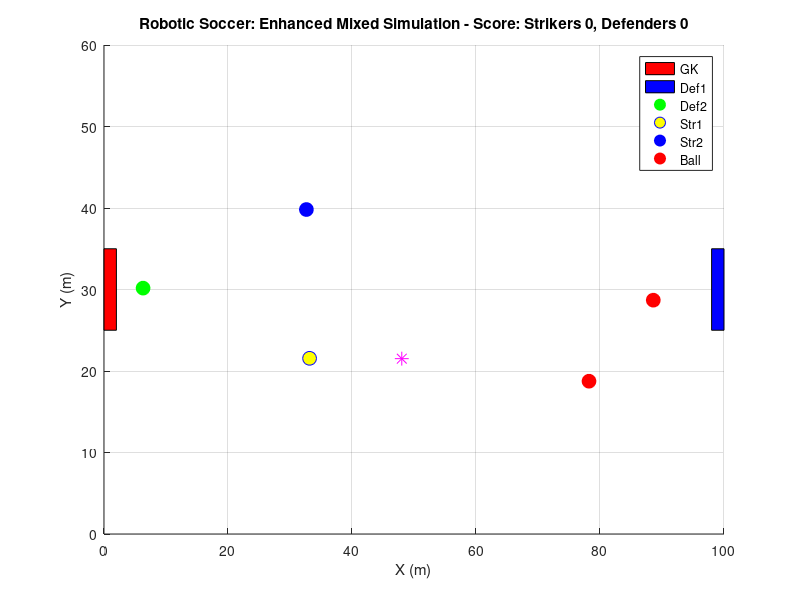

Write MATLAB code to recreate this figure.
% Enhanced Mixed Simulation with Scoring, Collisions, and Events
clear; clc; close all;

% Field and properties (same as before)
fieldLength = 100; fieldWidth = 60; goalWidth = 10;
robotRadius = 1; ballRadius = 0.5; robotSpeed = 2;
ballVel = [randn()*2, randn()*2]; friction = 0.98; kickSpeed = 10;
gkPos = [5, fieldWidth/2]; def1Pos = [20, 20]; def2Pos = [20, 40]; str1Pos = [80, 25]; str2Pos = [80, 35]; ballPos = [50, 30];
numSteps = 100; dt = 0.1;
possession = 'striker';

% New variables for enhancements
scoreStriker = 0; scoreDefender = 0;
possessionIdx = 0; % Index of robot with possession

figure; axis([0 fieldLength 0 fieldWidth]); hold on; title('Robotic Soccer: Enhanced Mixed Simulation - Score: Strikers 0, Defenders 0'); xlabel('X (m)'); ylabel('Y (m)'); grid on;
rectangle('Position', [0, fieldWidth/2 - goalWidth/2, 2, goalWidth], 'FaceColor', 'red');
rectangle('Position', [fieldLength-2, fieldWidth/2 - goalWidth/2, 2, goalWidth], 'FaceColor', 'blue');
gkPlot = plot(gkPos(1), gkPos(2), 'go', 'MarkerSize', 10, 'MarkerFaceColor', 'green');
def1Plot = plot(def1Pos(1), def1Pos(2), 'bo', 'MarkerSize', 10, 'MarkerFaceColor', 'blue');
def2Plot = plot(def2Pos(1), def2Pos(2), 'bo', 'MarkerSize', 10, 'MarkerFaceColor', 'blue');
str1Plot = plot(str1Pos(1), str1Pos(2), 'ro', 'MarkerSize', 10, 'MarkerFaceColor', 'red');
str2Plot = plot(str2Pos(1), str2Pos(2), 'ro', 'MarkerSize', 10, 'MarkerFaceColor', 'red');
ballPlot = plot(ballPos(1), ballPos(2), 'm*', 'MarkerSize', 10, 'MarkerFaceColor', 'm');
legend('GK', 'Def1', 'Def2', 'Str1', 'Str2', 'Ball');

for t = 1:numSteps
    % Check for goals
    if ballPos(1) <= 2 && ballPos(2) >= fieldWidth/2 - goalWidth/2 && ballPos(2) <= fieldWidth/2 + goalWidth/2
        scoreStriker = scoreStriker + 1;
        ballPos = [50, 30]; ballVel = [randn()*2, randn()*2]; % Reset ball
        title(sprintf('Robotic Soccer: Enhanced Mixed Simulation - Score: Strikers %d, Defenders %d', scoreStriker, scoreDefender));
    elseif ballPos(1) >= fieldLength - 2 && ballPos(2) >= fieldWidth/2 - goalWidth/2 && ballPos(2) <= fieldWidth/2 + goalWidth/2
        scoreDefender = scoreDefender + 1;
        ballPos = [50, 30]; ballVel = [randn()*2, randn()*2]; % Reset ball
        title(sprintf('Robotic Soccer: Enhanced Mixed Simulation - Score: Strikers %d, Defenders %d', scoreStriker, scoreDefender));
    end
    
    % End if a team scores 3
    if scoreStriker >= 3 || scoreDefender >= 3
        break;
    end
    
    % Ball physics
    ballVel = ballVel * friction;
    ballPos = ballPos + ballVel * dt;
    ballPos = max([0,0], min([fieldLength, fieldWidth], ballPos));
    
    fprintf('Step %d: Ball at (%.2f, %.2f), Vel (%.2f, %.2f) - Score: S%d D%d\n', t, ballPos(1), ballPos(2), ballVel(1), ballVel(2), scoreStriker, scoreDefender);
    
    % Determine possession
    robotPositions = [gkPos; def1Pos; def2Pos; str1Pos; str2Pos];
    dists = vecnorm(robotPositions - ballPos, 2, 2);
    [minDist, idx] = min(dists);
    possessionIdx = idx;
    if idx <= 3
        possession = 'defender';
    else
        possession = 'striker';
    end
    
    % Kicks
    if strcmp(possession, 'striker')
        target = [fieldLength, fieldWidth/2];
    else
        target = [0, fieldWidth/2];
    end
    if minDist < 2
        dir = (target - ballPos) / norm(target - ballPos);
        ballVel = kickSpeed * dir;
    end
    
    % Random events (every 20 steps)
    if mod(t, 20) == 0
        eventRobot = randi(5); % Random robot
        if rand() > 0.5
            % Boost speed
            if eventRobot == 1
                gkPos = gkPos + [randn()*2, randn()*2];
            elseif eventRobot <= 3
                if eventRobot == 2
                    def1Pos = def1Pos + [randn()*2, randn()*2];
                else
                    def2Pos = def2Pos + [randn()*2, randn()*2];
                end
            else
                if eventRobot == 4
                    str1Pos = str1Pos + [randn()*2, randn()*2];
                else
                    str2Pos = str2Pos + [randn()*2, randn()*2];
                end
            end
        else
            % Slow down (penalty)
            robotSpeed = robotSpeed * 0.5;
        end
    end
    
    % Robot movements (with collision avoidance)
    allPos = [gkPos; def1Pos; def2Pos; str1Pos; str2Pos];
    for r = 1:5
        pos = allPos(r, :);
        for c = 1:5
            if c ~= r
                distToOther = norm(pos - allPos(c, :));
                if distToOther < 2 * robotRadius
                    repelDir = (pos - allPos(c, :)) / distToOther;
                    pos = pos + 0.5 * repelDir; % Repel
                end
            end
        end
        allPos(r, :) = pos;
    end
    gkPos = allPos(1, :); def1Pos = allPos(2, :); def2Pos = allPos(3, :); str1Pos = allPos(4, :); str2Pos = allPos(5, :);
    
    % Apply possession-based movements (similar to before, but with collisions)
    if strcmp(possession, 'striker')
        % Strikers attack, defenders defend
        distGK = norm(ballPos - gkPos);
        if distGK < 10
            dirGK = (ballPos - gkPos) / distGK;
            gkPos = gkPos + robotSpeed * dt * dirGK;
        else
            gkPos(1) = max(0, min(10, gkPos(1) + randn()*0.5));
        end
        
        for i = 1:2
            if i == 1
                pos = def1Pos;
            else
                pos = def2Pos;
            end
            dist = norm(ballPos - pos);
            if dist < 15
                dir = (ballPos - pos) / dist;
                pos = pos + robotSpeed * dt * dir;
            else
                pos = pos + [randn()*0.5, randn()*0.5];
            end
            if i == 1
                def1Pos = pos;
            else
                def2Pos = pos;
            end
        end
        
        for i = 1:2
            if i == 1
                pos = str1Pos;
            else
                pos = str2Pos;
            end
            dist = norm(ballPos - pos);
            if dist < 20
                dir = (ballPos - pos) / dist;
                pos = pos + robotSpeed * dt * dir;
            else
                goalDir = ([fieldLength, fieldWidth/2] - pos) / norm([fieldLength, fieldWidth/2] - pos);
                pos = pos + robotSpeed * dt * goalDir;
            end
            if i == 1
                str1Pos = pos;
            else
                str2Pos = pos;
            end
        end
    else
        % Defenders attack, strikers defend
        gkPos(1) = max(0, min(10, gkPos(1) + randn()*0.2));
        
        for i = 1:2
            if i == 1
                pos = def1Pos;
            else
                pos = def2Pos;
            end
            dist = norm(ballPos - pos);
            if dist < 20
                dir = (ballPos - pos) / dist;
                pos = pos + robotSpeed * dt * dir;
            else
                goalDir = ([fieldLength, fieldWidth/2] - pos) / norm([fieldLength, fieldWidth/2] - pos);
                pos = pos + robotSpeed * dt * goalDir;
            end
            if i == 1
                def1Pos = pos;
            else
                def2Pos = pos;
            end
        end
        
        for i = 1:2
            if i == 1
                pos = str1Pos;
            else
                pos = str2Pos;
            end
            dist = norm(ballPos - pos);
            if dist < 15
                dir = (ballPos - pos) / dist;
                pos = pos + robotSpeed * dt * dir;
            else
                pos = pos + [randn()*0.5, randn()*0.5];
            end
            if i == 1
                str1Pos = pos;
            else
                str2Pos = pos;
            end
        end
    end
    
    % Highlight possession (temporary color change)
    set(gkPlot, 'MarkerFaceColor', 'green');
    set(def1Plot, 'MarkerFaceColor', 'blue');
    set(def2Plot, 'MarkerFaceColor', 'blue');
    set(str1Plot, 'MarkerFaceColor', 'red');
    set(str2Plot, 'MarkerFaceColor', 'red');
    if possessionIdx == 1
        set(gkPlot, 'MarkerFaceColor', 'yellow');
    elseif possessionIdx == 2
        set(def1Plot, 'MarkerFaceColor', 'yellow');
    elseif possessionIdx == 3
        set(def2Plot, 'MarkerFaceColor', 'yellow');
    elseif possessionIdx == 4
        set(str1Plot, 'MarkerFaceColor', 'yellow');
    elseif possessionIdx == 5
        set(str2Plot, 'MarkerFaceColor', 'yellow');
    end
    
    % Update plots
    set(gkPlot, 'XData', gkPos(1), 'YData', gkPos(2));
    set(def1Plot, 'XData', def1Pos(1), 'YData', def1Pos(2));
    set(def2Plot, 'XData', def2Pos(1), 'YData', def2Pos(2));
    set(str1Plot, 'XData', str1Pos(1), 'YData', str1Pos(2));
    set(str2Plot, 'XData', str2Pos(1), 'YData', str2Pos(2));
    set(ballPlot, 'XData', ballPos(1), 'YData', ballPos(2));
    
    pause(0.05);
end

disp('Simulation ended. Final Score:');
fprintf('Strikers: %d, Defenders: %d\n', scoreStriker, scoreDefender);